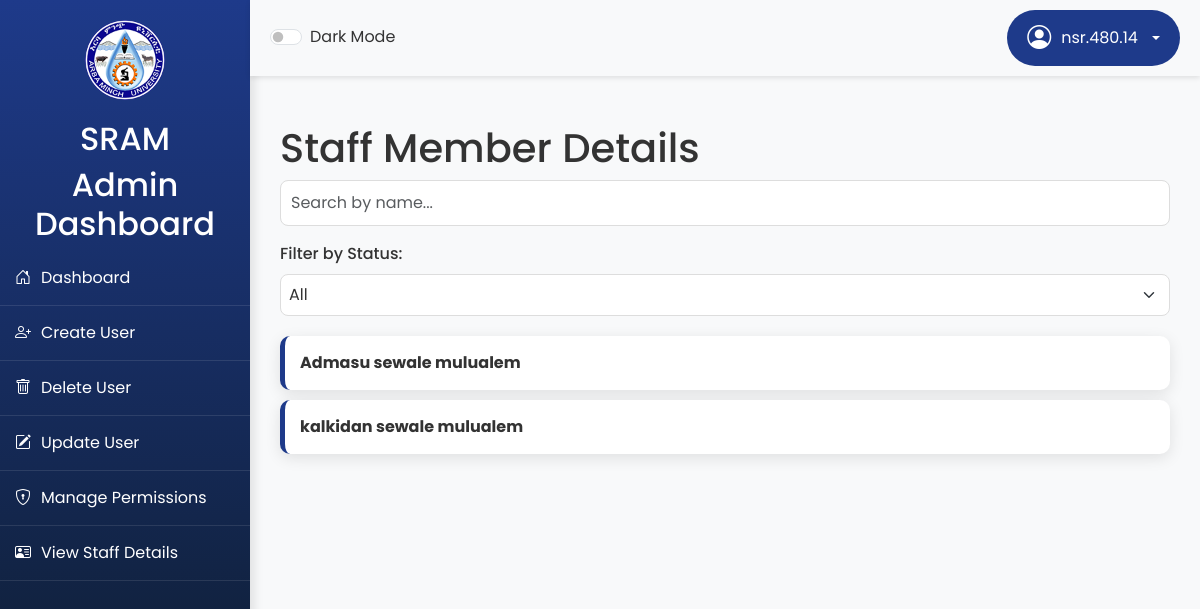
/admin/view_detail.php (signed in), run on the app's committed database.
### tables this page shows
CREATE TABLE `user_detail` (
  `id` int(11) NOT NULL,
  `user_id` int(11) NOT NULL,
  `name` varchar(255) NOT NULL,
  `gender` enum('male','female') NOT NULL,
  `college` varchar(255) NOT NULL,
  `department` varchar(255) NOT NULL,
  `employment_date` date NOT NULL,
  `academic_rank` enum('Professor','Researcher','PhD','MSc','BSc') NOT NULL,
  `work_range` enum('>8','5-8','3-5','1-3') NOT NULL,
  `marital_status` enum('married','unmarried','divorced') NOT NULL,
  `children` int(11) DEFAULT 0,
  `spouse` enum('yes','no') NOT NULL,
  `spouse_name` varchar(255) DEFAULT NULL,
  `disability` enum('yes','no') NOT NULL,
  `soamu` enum('1-4','>4') NOT NULL,
  `current_address` enum('private','university') NOT NULL,
  `unit_type` enum('three_bedroom','two_bedroom','one_bedroom','studio','service') NOT NULL,
  `email` varchar(255) NOT NULL,
  `alt_email` varchar(255) DEFAULT NULL,
  `phone_home` varchar(20) DEFAULT NULL,
  `phone_mobile` varchar(20) NOT NULL,
  `status` enum('Pending','Approved','Rejected','Deferred') DEFAULT 'Pending',
  `score` int(11) DEFAULT 0,
  `rank` int(11) DEFAULT 0,
  `created_at` timestamp NOT NULL DEFAULT current_timestamp(),
  `updated_at` timestamp NOT NULL DEFAULT current_timestamp() ON UPDATE current_timestamp(),
  `is_approved` tinyint(1) DEFAULT 0,
  `is_rejected` tinyint(1) DEFAULT 0
);

### admin/view_detail.php (the view, shortened to what this page needs)
<?php
$servername = "localhost";
$username = "root";
$password = "";
$dbname = "signup";
$conn = new mysqli($servername, $username, $password, $dbname);
$sql = "SELECT * FROM user_detail";
$result = $conn->query($sql);
$staff_details = [];
if ($result->num_rows > 0) {
    while ($row = $result->fetch_assoc()) {
        $staff_details[] = $row;
    }
}
?>
<!DOCTYPE html>
<html lang="en">
<head>
    <link href="https://cdn.jsdelivr.net/npm/bootstrap@5.3.0/dist/css/bootstrap.min.css" rel="stylesheet">
    <link rel="stylesheet" href="https://cdn.jsdelivr.net/npm/bootstrap-icons@1.10.5/font/bootstrap-icons.css">
</head>
<body>
    <nav class="sidebar">
        <div class="logo text-center">
            <img src="logo.png" alt="Logo">
        </div>
        <h2 class="text-center">SRAM</h2>
        <h2 class="text-center"><?= $_SESSION['role'] === 'admin' ? 'Admin' : 'Allocation Committee'; ?> Dashboard</h2>
        <ul class="list-unstyled">
            <?php if ($_SESSION['role'] === 'admin'): ?>
                <li><a href="admin_dashboard.php"><i class="bi bi-house-door"></i> Dashboard</a></li>
                <li><a href="create.php" class="d-flex align-items-center"><i class="bi bi-person-plus"></i> Create User</a></li>
                <li><a href="delete.php" class="d-flex align-items-center"><i class="bi bi-trash"></i> Delete User</a></li>
                <li><a href="update.php" class="d-flex align-items-center"><i class="bi bi-pencil-square"></i> Update User</a></li>
                <li><a href="permission.php" class="d-flex align-items-center"><i class="bi bi-shield-lock"></i> Manage Permissions</a></li>
            <?php endif; ?>
            <li><a href="view_detail.php" class="d-flex align-items-center"><i class="bi bi-person-vcard"></i> View Staff Details</a></li>
        </ul>
    </nav>
    <div class="header">
        <div class="theme-toggle">
            <div class="form-check form-switch">
                <input class="form-check-input" type="checkbox" id="themeToggle">
                <label class="form-check-label" for="themeToggle">Dark Mode</label>
            </div>
        </div>
        <div class="profile-dropdown dropdown">
            <a class="btn dropdown-toggle" href="#" role="button" id="profileDropdown" data-bs-toggle="dropdown" aria-expanded="false">
                <i class="bi bi-person-circle fs-4"></i>
                <span><?php echo htmlspecialchars($_SESSION['username']); ?></span>
            </a>
        </div>
    </div>
    <div class="main-content container">
        <h1 class="mt-4">Staff Member Details</h1>
        <div class="search-bar mb-3">
            <input type="text" id="searchInput" class="form-control" placeholder="Search by name..." oninput="filterStaff()">
        </div>
        <div class="filter-section mb-3">
            <label for="filterStatus" class="form-label">Filter by Status:</label>
            <select id="filterStatus" class="form-select" onchange="filterByStatus()">
                <option value="all">All</option>
            </select>
        </div>
        <div class="staff-list" id="staffList">
            <?php if (!empty($staff_details)): ?>
                <?php foreach ($staff_details as $staff): ?>
                    <?php
                    $status = 'pending';
                    if (isset($staff['is_approved']) && $staff['is_approved']) {
                        $status = 'approved';
                    } elseif (isset($staff['is_rejected']) && $staff['is_rejected']) {
                        $status = 'rejected';
                    }
                    ?>
                    <div class="staff-item" onclick="toggleDetails(this)" data-status="<?= $status; ?>">
                        <strong><?= htmlspecialchars($staff['name']); ?></strong>
                    </div>
                <?php endforeach; ?>
            <?php else: ?>
                <div class="alert alert-info">
                    No staff details found.
                </div>
            <?php endif; ?>
        </div>
    </div>
</body>
</html>

### admin/view_detail.php (style rules this page uses)
:root { --bg-color: #f8f9fa; --text-color: #333; --sidebar-bg: linear-gradient(180deg, #1e3a8a, #0d1b2a); --sidebar-text: white; --card-bg: white; --card-text: #333; --card-shadow: 0px 4px 15px rgba(0, 0, 0, 0.1); --footer-bg: #1e3a8a; --footer-text: white; --dropdown-bg: #1e3a8a; --dropdown-text: white; --primary-color: #1e3a8a; --secondary-color: #3b82f6; --accent-color: #10b981; --warning-color: #f59e0b; --danger-color: #ef4444; }
* { margin: 0; padding: 0; box-sizing: border-box; font-family: 'Poppins', sans-serif; }
body { background-color: var(--bg-color); color: var(--text-color); display: flex; min-height: 100vh; margin: 0; }
.sidebar { width: 250px; background: var(--sidebar-bg); color: var(--sidebar-text); padding-top: 20px; position: fixed; left: 0; top: 0; height: 100vh; overflow-y: auto; box-shadow: 4px 0 10px rgba(0, 0, 0, 0.1); }
.sidebar .logo { text-align: center; margin-bottom: 20px; }
.sidebar .logo img { width: 80px; border-radius: 50%; }
.sidebar ul { list-style: none; padding: 0; }
.sidebar ul li { padding: 15px; border-bottom: 1px solid rgba(255, 255, 255, 0.1); }
.sidebar ul li a { text-decoration: none; color: var(--sidebar-text); font-size: 16px; display: flex; align-items: center; gap: 10px; transition: 0.3s; }
.main-content { margin-left: 250px; padding: 100px 30px 30px; flex-grow: 1; }
.header { display: flex; justify-content: space-between; align-items: center; padding: 10px 20px; background-color: var(--bg-color); position: fixed; top: 0; right: 0; left: 250px; z-index: 1000; box-shadow: 0px 2px 5px rgba(0, 0, 0, 0.1); }
.theme-toggle { display: flex; align-items: center; gap: 10px; }
.theme-toggle .form-check-input { cursor: pointer; }
.theme-toggle .form-check-label { color: var(--text-color); }
.profile-dropdown .dropdown-toggle { background: var(--dropdown-bg); color: var(--dropdown-text); border: none; border-radius: 50px; padding: 10px 20px; display: flex; align-items: center; gap: 10px; transition: 0.3s; }
.staff-list { margin-top: 20px; }
.staff-item { background: var(--card-bg); border-radius: 10px; box-shadow: var(--card-shadow); margin-bottom: 10px; padding: 15px; cursor: pointer; transition: background 0.3s ease; border-left: 5px solid var(--primary-color); }
.search-bar { margin-bottom: 20px; }
.search-bar input { width: 100%; padding: 10px; border-radius: 8px; border: 1px solid #ddd; font-size: 16px; background-color: var(--card-bg); color: var(--card-text); }
.filter-section { margin-bottom: 20px; }
.filter-section label { font-weight: 500; margin-right: 10px; }
.filter-section select { padding: 8px; border-radius: 8px; border: 1px solid #ddd; background-color: var(--card-bg); color: var(--card-text); font-size: 16px; cursor: pointer; }

### data on the page
user_detail: name "Admasu sewale mulualem"
user_detail: name "kalkidan sewale mulualem"

### other printed values
$_SESSION['username'] "nsr.480.14"
